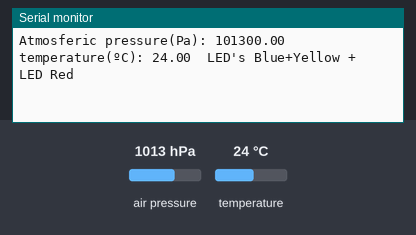
The sketch below on a simulated Arduino Uno, built with avr-gcc and run on an emulated ATmega328P. Shown: the last lines printed to the serial monitor. Inputs (shaded band) come from the test bench; at power-on: temperature 24 °C, air pressure 1013 hPa.

Above: at 4.8 s.
4.9 s: temperature set to 12 °C
At 7.0 s:
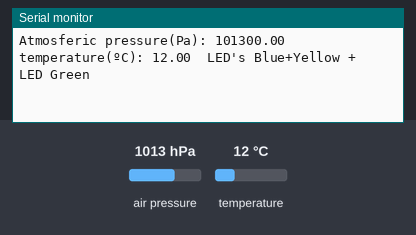
9.5 s: temperature set to 28 °C
At 11.5 s:
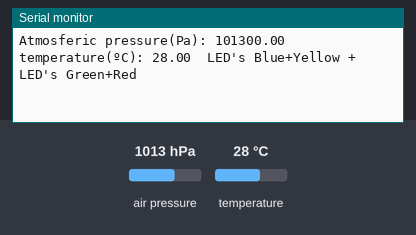
13.5 s: air pressure set to 952 hPa
At 14.9 s:
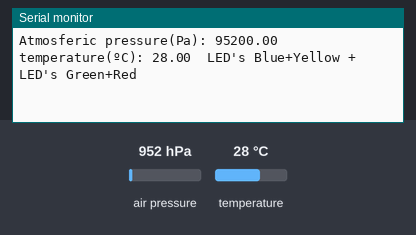

Measured:
- after the input at 4.9 s, the serial monitor: prints a new line after 1.1 s (image 1)
- after the input at 9.5 s, the serial monitor: prints a new line after 0.52 s (image 2)
- after the input at 13.5 s, the serial monitor: prints a new line after 0.53 s (image 3)

The sketch:

trabalho_n2v3.ino
```cpp
//#define DispositivoUltraSons
//#define SensorTempAr_HumidadeRel
#define SensorTempAr_PressaoAtm

//#define Smoothening
//#define MediaCorrenteCumulativa
//#define MediaMMedicoes
//#define MediaMDeslizante

#define DisplayMonitor
#define DisplayPlotter
//#define DisplayGnuPlot

#ifdef DispositivoUltraSons
byte Vcc = 11;
byte Trig = 12;
byte Echo = 13;
float distance;
byte triggerDuration = 10; // us
unsigned int sampleDelay = 1000; // ms
unsigned int timeout = 23530; // tempo correspondente a d > 4m

/*Dois LED's dedicados a luzir quando a variavel da duração das ondas ultrasonoras atingirem certos valores:
    - o LED azul acende quando a duração for menor ou igual a 8820 microsegundos (us);
    - o LED amarelo acende quando a duração for maior que 8820 ss e menor ou igual a 17640 ss;
    - ambos os LED's acendem quando a duração ultrapassar 17640 ss*/
byte blueLED = 7;
byte yellowLED = 8;
const float lowDuration = 8820.;
const float highDuration = 17640.;

/*Dois LED's dedicados a luzir quando a distancia no ar atingir certos valores:
    - o LED verde acende quando a distancia for menor ou igual a 150 centimetros (cm);
    - o LED vermelho acende quando a distancia for maior que 150 cm e menor ou igual a 300 cm;
    - ambos os LED's acendem quando a distancia ultrapassar 300 cm*/
byte greenLED = 9;
byte redLED = 10;
const float lowDistance = 150.;
const float highDistance = 300.;
#elif defined(SensorTempAr_HumidadeRel)
  #include<DHT.h>
  // Declaration of global variables
  byte DHTpin = 2; // Digital pin to connect pin 2 of the sensor
  int delaySample = 2000; // delay between measurements in ms
  // Definition of the sensor
  DHT dht(DHTpin, DHT11);

  /*Dois LED's dedicados a luzir quando a humidade no ar atingir certas percentagens:
      - o LED azul acende quando a humidade for menor ou igual a 30 por cento (%);
      - o LED amarelo acende quando a humidade for maior que 30% e menor ou igual a 75%;
      - ambos os LED's acendem quando a humidade ultrapassar 75%.*/
  byte blueLED = 10;
  byte yellowLED = 11;
  const float lowValOne = 30.;
  const float highValOne = 75.;
#elif defined(SensorTempAr_PressaoAtm)
  #include <Adafruit_Sensor.h>
  #include <Adafruit_BMP280.h>

  // Declaration of global variables
  int delaySample = 2000; // delay between measurements in ms
  // Definition of the sensor
  Adafruit_BMP280 BMP280; // I2C

  /*Dois LED's dedicados a luzir quando a pressão no ar atingir certos valores:
      - o LED azul acende quando a humidade for menor ou igual a 30 por cento (%);
      - o LED amarelo acende quando a humidade for maior que 30% e menor ou igual a 75%;
      - ambos os LED's acendem quando a humidade ultrapassar 75%.*/
  byte blueLED = 10;
  byte yellowLED = 11;
  const float lowValOne = 985.;
  const float highValOne = 1013.25;
#endif

#if defined(SensorTempAr_HumidadeRel) || defined(SensorTempAr_PressaoAtm)
  /*Dois LED's dedicados a luzir quando a temperatura no ar atingir certos valores:
      - o LED verde acende quando a temperatura for menor ou igual a 15 graus celcius (ºC);
      - o LED vermelho acende quando a temperatura for maior que 15ºC e menor ou igual a 25ºC;
      - ambos os LED's acendem quando a temperatura ultrapassar 25ºC.*/
  byte greenLED = 12;
  byte redLED = 13;
  const float lowValTwo = 15.;
  const float highValTwo = 25.;
#endif

#ifdef Smoothening
  const float smoothScale = 0.3;
  #ifdef DispositivoUltraSons
    float oldDur = 0.;
    float oldDist = 0.;
    float durSmooth = 0.;
    float distSmooth = 0.;
  #elif defined(SensorTempAr_HumidadeRel) || defined(SensorTempAr_PressaoAtm)
    float oldValOne = 0.;
    float oldValTwo = 0.;
    float valOneSmooth = 0.;
    float valTwoSmooth = 0.;
  #endif
#endif

#if (defined(MediaCorrenteCumulativa) || defined(MediaMMedicoes) || defined(MediaMDeslizante))
  int counter = 0;
  #if defined(MediaMMedicoes) || defined(MediaMDeslizante)
    const int nMed = 3;
  #endif
  #ifdef DispositivoUltraSons
    float durMed = 0.;
    float distMed = 0.;
    #ifdef MediaCorrenteCumulativa
      float durAcumulada = 0.;
      float distAcumulada = 0.;
    #elif defined(MediaMMedicoes) || defined(MediaMDeslizante)
      float durArray[nMed];
      float distArray[nMed];
    #endif
  #elif defined(SensorTempAr_HumidadeRel) || defined(SensorTempAr_PressaoAtm)
    float valOneMed = 0.;
    float valTwoMed = 0.;
    #ifdef MediaCorrenteCumulativa
      float valOneAcumulado = 0.;
      float valTwoAcumulado = 0.;
    #elif defined(MediaMMedicoes) || defined(MediaMDeslizante)
      float valOneArray[nMed];
      float valTwoArray[nMed];
    #endif
  #endif
#endif

// Initialization
void setup() {
#ifdef DispositivoUltraSons
  pinMode(Vcc, OUTPUT);
  pinMode(Trig, OUTPUT);
  pinMode(Echo, INPUT);
  digitalWrite(Vcc, HIGH);
  digitalWrite(Trig, LOW);
  Serial.begin(9600);
  while(!Serial);
#elif defined(SensorTempAr_HumidadeRel)
  Serial.begin(115200); // Start serial port communications
  Serial.println(F("FAC - EI (v1.0) | 2018-19\nDHT11 test\n"));
  dht.begin(); // Initialize sensor
  delay(delaySample);
#elif defined(SensorTempAr_PressaoAtm)
  Serial.begin(115200); // Start serial port communications
  while(!Serial); // Wait for serial communications start
  Serial.println(F("FAC - EI (v1.0) | 2018-19\nBMP280 test\n"));

  if (!BMP280.begin()) { // check if sensor is present and initializes sensor
  Serial.println(F("Sensor não encontrado!!\nVerifique ligações"));
  while (1);
  }
#endif
}
// Main loop
void loop(){
#ifdef DispositivoUltraSons
  delay(sampleDelay);
  digitalWrite(Trig, HIGH);
  delayMicroseconds(triggerDuration);
  digitalWrite(Trig, LOW);
  unsigned long duration = pulseIn(Echo, HIGH, timeout);
  distance = (float)duration/58.8;
  #ifdef Smoothening
    durSmooth = SmoothUpValue(duration, oldDur);
    distSmooth = SmoothUpValue(distance, oldDist);
  #elif (defined(MediaCorrenteCumulativa) || defined(MediaMMedicoes) || defined(MediaMDeslizante))
    CalcMed(duration);
  #endif
  displayData(duration);
  #ifdef Smoothening
    oldDur = durSmooth;
    oldDist = distSmooth;
  #endif

// Parte do sensor tempAr e humidadeRel
#elif defined(SensorTempAr_HumidadeRel)
  delay(delaySample);
  float h = dht.readHumidity(); // Read relative humidity
  float t = dht.readTemperature(); // Read temperature in Celcius
  // Check validity of readings
  if (isnan(h) || isnan(t)) {
    Serial.println(F("Invalid Data!"));
    return; // Loops to the reading instructions without printing data
  }

  #ifdef Smoothening
    valOneSmooth = SmoothUpValue(h, oldValOne);
    valTwoSmooth = SmoothUpValue(t, oldValTwo);
  #elif (defined(MediaCorrenteCumulativa) || defined(MediaMMedicoes) || defined(MediaMDeslizante))
    CalcMed(h, t);
  #endif
  // Write to serial port
  displayData(h, t);

  #ifdef Smoothening
    oldValOne = valOneSmooth;
    oldValTwo = valTwoSmooth;
  #endif
// Parte do sensor tempAr e PressAtm
#elif defined(SensorTempAr_PressaoAtm)
  delay(delaySample);
  float p = BMP280.readPressure(); // Read pressure in Pascal
  float t = BMP280.readTemperature(); // Read temperature in Celcius

  #ifdef Smoothening
    valOneSmooth = SmoothUpValue(p, oldValOne);
    valTwoSmooth = SmoothUpValue(t, oldValTwo);
  #elif (defined(MediaCorrenteCumulativa) || defined(MediaMMedicoes) || defined(MediaMDeslizante))
    CalcMed(p, t);
  #endif
  // Write to serial port
  displayData(p, t);

  #ifdef Smoothening
    oldValOne = valOneSmooth;
    oldValTwo = valTwoSmooth;
  #endif
#endif
}

#ifdef Smoothening
float SmoothUpValue(float v, float oldV){
  return oldV + (v - oldV) * smoothScale;
}
#endif

#ifdef MediaCorrenteCumulativa
  #ifdef DispositivoUltraSons
void CalcMed(float dur){
  counter++;
  durAcumulada += dur;
  distAcumulada += distance;
  durMed = durAcumulada / counter;
  distMed = distAcumulada / counter;
}
  #elif defined(SensorTempAr_HumidadeRel) || defined(SensorTempAr_PressaoAtm)
void CalcMed(float valOne, float valTwo){
  counter++;
  valOneAcumulado += valOne;
  valTwoAcumulado += valTwo;
  valOneMed = valOneAcumulado / counter;
  valTwoMed = valTwoAcumulado / counter;
}
  #endif
#endif

#ifdef MediaMMedicoes
  #ifdef DispositivoUltraSons
void CalcMed(float dur){
  durArray[counter] = dur;
  distArray[counter] = distance;
  counter++;
  if(counter == nMed) {
    durMed = 0.;
    distMed = 0.;
    for(int k = 0; k < nMed; k++){
      durMed = durMed + durArray[k];
      distMed = distMed + distArray[k];
    }
    durMed = durMed / (float) nMed;
    distMed = distMed / (float) nMed;
    counter = 0;
  }
}
  #elif defined(SensorTempAr_HumidadeRel) || defined(SensorTempAr_PressaoAtm)
void CalcMed(float valOne, float valTwo){
  valOneArray[counter] = valOne;
  valTwoArray[counter] = valTwo;
  counter++;
  if(counter == nMed) {
    valOneMed = 0.;
    valTwoMed = 0.;
    for(int k = 0; k < nMed; k++){
      valOneMed = valOneMed + valOneArray[k];
      valTwoMed = valTwoMed + valTwoArray[k];
    }
    valOneMed = valOneMed / (float) nMed;
    valTwoMed = valTwoMed / (float) nMed;
    counter = 0;
  }
}
  #endif
#endif

#ifdef MediaMDeslizante
  #ifdef DispositivoUltraSons
void CalcMed(float dur){
  if(counter < nMed) {
    // Se as casas dos arrays correspondentes não estiverem preenchidos, preenche uma casa vazia de cada array
    durArray[counter] = dur;
    distArray[counter] = distance;
    counter++;
  }

  // Se as casas de cada array estão todas preenchidas, atualiza a media
  if(counter == nMed) {
    /* Se, quando cada array receber um novo valor correspondente e já tiver as casas todas preenchidas, então
       descarta o valor da casa de cada array mais antiga e adiciona um novo valor correspondente ao array */
    for(int k = 0; k < nMed; k++){
      if(k < (nMed - 1)){
        durArray[k] = durArray[k + 1];
        distArray[k] = distArray[k + 1];
      } else {
        /* Como o valor da variavel k é correspondente à ultima casa de todos os arrays, então a ultima casa de
           cada array recebe o novo valor*/
        durArray[k] = dur;
        distArray[k] = distance;
      }
    }

    /* Faz reset às variáveis que recebem os resultados das médias correspondentes para não serem considerados
       cálculos anteriores*/
    durMed = 0.;
    distMed = 0.;

    /* Faz a parte da soma de todos os valores correspondentes dos arrays para de pois fazer a parte da divisão das médias*/
    for(int k = 0; k < nMed; k++){
      durMed = durMed + durArray[k];
      distMed = distMed + distArray[k];
    }
    // Faz a parte da divisão das médias correspondentes a cada array
    durMed = durMed / ((float) nMed);
    distMed = distMed / ((float) nMed);
  }
}
  #elif defined(SensorTempAr_HumidadeRel) || defined(SensorTempAr_PressaoAtm)
void CalcMed(float valOne, float valTwo){
  if(counter < nMed) {
    // Se as casas dos arrays correspondentes não estiverem preenchidos, preenche uma casa vazia de cada array
    valOneArray[counter] = valOne;
    valTwoArray[counter] = valTwo;
    counter++;
  }

  // Se as casas de cada array estão todas preenchidas, atualiza a media
  if(counter == nMed) {
    /* Se, quando cada array receber um novo valor correspondente e já tiver as casas todas preenchidas, então
       descarta o valor da casa de cada array mais antiga e adiciona um novo valor correspondente ao array */
    for(int k = 0; k < nMed; k++){
      if(k < (nMed - 1)){
        valOneArray[k] = valOneArray[k + 1];
        valTwoArray[k] = valTwoArray[k + 1];
      } else {
        /* Como o valor da variavel k é correspondente à ultima casa de todos os arrays, então a ultima casa de
           cada array recebe o novo valor*/
        valOneArray[k] = valOne;
        valTwoArray[k] = valTwo;
      }
    }

    /* Faz reset às variáveis que recebem os resultados das médias correspondentes para não serem considerados
       cálculos anteriores*/
    valOneMed = 0.;
    valTwoMed = 0.;

    /* Faz a parte da soma de todos os valores correspondentes dos arrays para de pois fazer a parte da divisão das médias*/
    for(int k = 0; k < nMed; k++){
      valOneMed = valOneMed + valOneArray[k];
      valTwoMed = valTwoMed + valTwoArray[k];
    }
    // Faz a parte da divisão das médias correspondentes a cada array
    valOneMed = valOneMed / ((float) nMed);
    valTwoMed = valTwoMed / ((float) nMed);
  }
}
  #endif
#endif

#ifdef DispositivoUltraSons
void displayData(float dur){
  Serial.print(F("Duration(us): "));
  Serial.print(dur);
  Serial.print(F("\tdistance(cm): "));
  Serial.print(distance);
#ifdef Smoothening
  Serial.print(F("\tsmoothened duration(us): "));
  Serial.print(durSmooth);
  Serial.print(F("\tsmoothened distance(us): "));
  Serial.print(distSmooth);
#elif (defined(MediaCorrenteCumulativa) || defined(MediaMMedicoes) || defined(MediaMDeslizante))
  Serial.print(F("\taverage duration(us): "));
  Serial.print(durMed);
  Serial.print(F("\taverage distance(cm): "));
  Serial.print(distMed);
#else
  LEDChecker(dur);
#endif
}
#elif defined(SensorTempAr_HumidadeRel) || defined(SensorTempAr_PressaoAtm)
void displayData(float valOne, float valTwo){
#ifdef defined(SensorTempAr_HumidadeRel)
  Serial.print(F("Humidity (%): "));
#else
  Serial.print(F("Atmosferic pressure(Pa): "));
#endif
  Serial.print(valOne);
  Serial.print(F("\ttemperature(ºC): "));
  Serial.print(valTwo);
#ifdef Smoothening
  #ifdef defined(SensorTempAr_HumidadeRel)
  Serial.print(F("\tsmoothened humidity(%): "));
#else
  Serial.print(F("\tsmoothened atmosferic pressure(Pa): "));
#endif
  Serial.print(valOneSmooth);
  Serial.print(F("\tsmoothened temperature(ºC): "));
  Serial.print(valTwoSmooth);
#elif (defined(MediaCorrenteCumulativa) || defined(MediaMMedicoes) || defined(MediaMDeslizante))
#ifdef defined(SensorTempAr_HumidadeRel)
  Serial.print(F("\taverage humidity(%): "));
#else
  Serial.print(F("\taverage atmosferic pressure(Pa): "));
#endif
  Serial.print(valOneMed);
  Serial.print(F("\taverage temperature(ºC): "));
  Serial.print(valTwoMed);
#endif
  LEDChecker(valOne, valTwo);
}
#endif
#ifdef DispositivoUltraSons
void LEDChecker(float duration){
  if(duration > 0. && distance > 0.){
    if (duration <= lowDuration){
#if (!defined(DisplayGnuPlot))
      Serial.print(F("\tLED Blue"));
#endif
      digitalWrite(blueLED, HIGH);          // turns the blue LED ON
      digitalWrite(yellowLED, LOW);         // turns the yellow LED OFF
    } else {
      if (duration <= highDuration){
#if (!defined(DisplayGnuPlot))
        Serial.print(F("\tLED Yellow"));
#endif
        digitalWrite(blueLED, LOW);         // turns the blue LED OFF
        digitalWrite(yellowLED, HIGH);      // turns the yellow LED ON
      } else {
#if (!defined(DisplayGnuPlot))
        Serial.print(F("\tLED's Blue+Yellow"));
#endif
        digitalWrite(blueLED, HIGH);        // turns the blue LED ON
        digitalWrite(yellowLED, HIGH);      // turns the yellow LED ON
      }
    }
    if (distance <= lowDistance){
#if (!defined(DisplayGnuPlot))
      Serial.println(F(" + LED Green"));
#endif
      digitalWrite(greenLED, HIGH);         // turns the green LED ON
      digitalWrite(redLED, LOW);            // turns the red LED OFF
    } else {
      if (distance <= highDistance){
#if (!defined(DisplayGnuPlot))
        Serial.println(F(" + LED Red"));
#endif
        digitalWrite(greenLED, LOW);        // turns the green LED ON
        digitalWrite(redLED, HIGH);         // turns the red LED ON
      } else {
#if (!defined(DisplayGnuPlot))
        Serial.println(F(" + LED's Green+Red"));
#endif
        digitalWrite(greenLED, HIGH);       // turns the green LED ON
        digitalWrite(redLED, HIGH);         // turns the red LED ON
      }
    }
  } else {
#if (!defined(DisplayGnuPlot))
    Serial.println(F(""));
#endif
    digitalWrite(blueLED, LOW);             // turns the blue LED OFF
    digitalWrite(yellowLED, LOW);           // turns the yellow LED OFF
    digitalWrite(greenLED, LOW);            // turns the green LED ON
    digitalWrite(redLED, LOW);          // turns the red LED ON
  }
}
#elif defined(SensorTempAr_HumidadeRel) || defined(SensorTempAr_PressaoAtm)
void LEDChecker(float vOne, float vTwo){
  if (vOne <= lowValOne){
#if (!defined(DisplayGnuPlot))
    Serial.print(F("\tLED Blue"));
#endif
    digitalWrite(blueLED, HIGH);          // turns the blue LED ON
    digitalWrite(yellowLED, LOW);         // turns the yellow LED OFF
  } else {
    if (vOne <= highValOne){
#if (!defined(DisplayGnuPlot))
      Serial.print(F("\tLED Yellow"));
#endif
      digitalWrite(blueLED, LOW);         // turns the blue LED ON
      digitalWrite(yellowLED, HIGH);      // turns the yellow LED ON
    } else {
#if (!defined(DisplayGnuPlot))
      Serial.print(F("\tLED's Blue+Yellow"));
#endif
      digitalWrite(blueLED, HIGH);        // turns the blue LED ON
      digitalWrite(yellowLED, HIGH);      // turns the yellow LED ON
    }
  }
  if (vTwo <= lowValTwo){
#if (!defined(DisplayGnuPlot))
    Serial.println(F(" + LED Green"));
#endif
    digitalWrite(greenLED, HIGH);         // turns the green LED ON
    digitalWrite(redLED, LOW);            // turns the red LED OFF
  } else {
    if (vTwo <= highValTwo){
#if (!defined(DisplayGnuPlot))
      Serial.println(F(" + LED Red"));
#endif
      digitalWrite(greenLED, LOW);        // turns the green LED ON
      digitalWrite(redLED, HIGH);         // turns the red LED ON
    } else {
#if (!defined(DisplayGnuPlot))
      Serial.println(F(" + LED's Green+Red"));
#endif
      digitalWrite(greenLED, HIGH);       // turns the green LED ON
      digitalWrite(redLED, HIGH);         // turns the red LED ON
    }
  }
}
#endif
```
